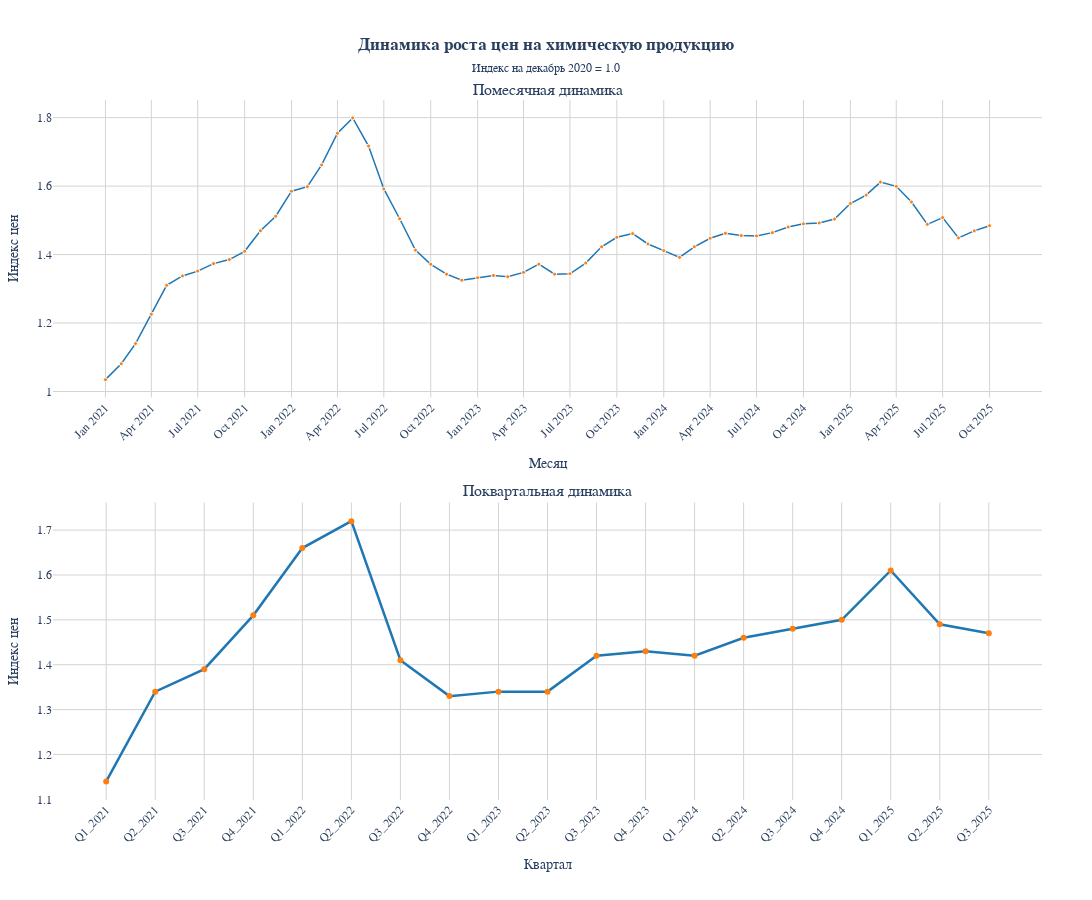

Notebook code cell kept with this figure:
### Code cell
from plotly.subplots import make_subplots
import plotly.graph_objects as go

# Создаем subplots
fig = make_subplots(
    rows=2, cols=1,
    subplot_titles=('Помесячная динамика', 'Поквартальная динамика'),
    vertical_spacing=0.15,
    shared_xaxes=False
)

# Добавляем месячный график
fig.add_trace(
    go.Scatter(
        x=monthly_price_growth_pd.index,
        y=monthly_price_growth_pd,
        mode='lines+markers',
        name='Месячный',
        line=dict(width=1.5, color='#1f77b4'),
        marker=dict(size=4, color='#ff7f0e', line=dict(width=1, color='white')),
        hovertemplate='<b>%{x|%B %Y}</b><br>Индекс: %{y:.2f}<extra></extra>'
    ),
    row=1, col=1
)

# Добавляем квартальный график
fig.add_trace(
    go.Scatter(
        x=quarterly_prices_growth_pd.index,
        y=quarterly_prices_growth_pd,
        mode='lines+markers',
        name='Квартальный', 
        line=dict(width=2.5, color='#1f77b4'),
        marker=dict(size=6, color='#ff7f0e'),
        hovertemplate='<b>%{x}</b><br>Индекс: %{y:.2f}<extra></extra>'
    ),
    row=2, col=1
)

# Настраиваем оси для месячного графика
fig.update_xaxes(
    showgrid=True, gridwidth=1, gridcolor='lightgray',
    tickangle=-45,
    tickmode='array',
    tickvals=monthly_price_growth_pd.index[::3],
    tickformat='%b %Y',
    title_text='Месяц',
    row=1, col=1
)

fig.update_yaxes(
    showgrid=True, gridwidth=1, gridcolor='lightgray',
    title_text='Индекс цен',
    row=1, col=1
)

# Настраиваем оси для квартального графика  
fig.update_xaxes(
    showgrid=True, gridwidth=1, gridcolor='lightgray',
    tickangle=-45,
    title_text='Квартал',
    row=2, col=1
)

fig.update_yaxes(
    showgrid=True, gridwidth=1, gridcolor='lightgray',
    title_text='Индекс цен',
    row=2, col=1
)

# ОДИН update_layout со всеми настройками
fig.update_layout(
    title_text='<b>Динамика роста цен на химическую продукцию</b><br><span style="font-size: 12px;">Индекс на декабрь 2020 = 1.0</span>',
    title_x=0.5,
    width=1200,
    height=900,
    plot_bgcolor='white',
    paper_bgcolor='white',
    font=dict(family='Arial', size=12),
    showlegend=False,
    margin=dict(l=50, r=50, t=100, b=100)
)

fig.show()


# Сохраняем график в PNG

fig.write_image(
    FOLDER_PATH + 'graphs/Rosstat.png',
    format="png",
    width=1200,
    height=900, 
    scale=2)

### Figure 1 — Plotly figure (JSON) as saved in the notebook; plotly's stock layout.template omitted (floating-point values rounded to 4 significant figures)
{"data": [{"hovertemplate": "<b>%{x|%B %Y}</b><br>Индекс: %{y:.2f}<extra></extra>", "line": {"color": "#1f77b4", "width": 1.5}, "marker": {"color": "#ff7f0e", "line": {"color": "white", "width": 1}, "size": 4}, "mode": "lines+markers", "name": "Месячный", "type": "scatter", "x": ["2021-01", "2021-02", "2021-03", "2021-04", "2021-05", "2021-06", "2021-07", "2021-08", "2021-09", "2021-10", "2021-11", "2021-12", "2022-01", "2022-02", "2022-03", "2022-04", "2022-05", "2022-06", "2022-07", "2022-08", "2022-09", "2022-10", "2022-11", "2022-12", "2023-01", "2023-02", "2023-03", "2023-04", "2023-05", "2023-06", "2023-07", "2023-08", "2023-09", "2023-10", "2023-11", "2023-12", "2024-01", "2024-02", "2024-03", "2024-04", "2024-05", "2024-06", "2024-07", "2024-08", "2024-09", "2024-10", "2024-11", "2024-12", "2025-01", "2025-02", "2025-03", "2025-04", "2025-05", "2025-06", "2025-07", "2025-08", "2025-09", "2025-10"], "xaxis": "x", "y": [1.035, 1.081, 1.14, 1.226, 1.31, 1.338, 1.352, 1.374, 1.385, 1.41, 1.469, 1.512, 1.585, 1.598, 1.662, 1.754, 1.799, 1.717, 1.592, 1.505, 1.413, 1.372, 1.343, 1.325, 1.333, 1.339, 1.335, 1.348, 1.372, 1.343, 1.344, 1.375, 1.423, 1.45, 1.461, 1.431, 1.412, 1.392, 1.423, 1.448, 1.462, 1.455, 1.455, 1.464, 1.481, 1.49, 1.492, 1.504, 1.549, 1.574, 1.612, 1.599, 1.554, 1.488, 1.508, 1.449, 1.469, 1.484], "yaxis": "y"}, {"hovertemplate": "<b>%{x}</b><br>Индекс: %{y:.2f}<extra></extra>", "line": {"color": "#1f77b4", "width": 2.5}, "marker": {"color": "#ff7f0e", "size": 6}, "mode": "lines+markers", "name": "Квартальный", "type": "scatter", "x": ["Q1_2021", "Q2_2021", "Q3_2021", "Q4_2021", "Q1_2022", "Q2_2022", "Q3_2022", "Q4_2022", "Q1_2023", "Q2_2023", "Q3_2023", "Q4_2023", "Q1_2024", "Q2_2024", "Q3_2024", "Q4_2024", "Q1_2025", "Q2_2025", "Q3_2025"], "xaxis": "x2", "y": [1.14, 1.34, 1.39, 1.51, 1.66, 1.72, 1.41, 1.33, 1.34, 1.34, 1.42, 1.43, 1.42, 1.46, 1.48, 1.5, 1.61, 1.49, 1.47], "yaxis": "y2"}], "layout": {"annotations": [{"font": {"size": 16}, "showarrow": false, "text": "Помесячная динамика", "x": 0.5, "xanchor": "center", "xref": "paper", "y": 1, "yanchor": "bottom", "yref": "paper"}, {"font": {"size": 16}, "showarrow": false, "text": "Поквартальная динамика", "x": 0.5, "xanchor": "center", "xref": "paper", "y": 0.425, "yanchor": "bottom", "yref": "paper"}], "font": {"family": "Arial", "size": 12}, "height": 900, "margin": {"b": 100, "l": 50, "r": 50, "t": 100}, "paper_bgcolor": "white", "plot_bgcolor": "white", "showlegend": false, "title": {"text": "<b>Динамика роста цен на химическую продукцию</b><br><span style=\"font-size: 12px;\">Индекс на декабрь 2020 = 1.0</span>", "x": 0.5}, "width": 1200, "xaxis": {"anchor": "y", "domain": [0, 1], "gridcolor": "lightgray", "gridwidth": 1, "showgrid": true, "tickangle": -45, "tickformat": "%b %Y", "tickmode": "array", "tickvals": ["2021-01", "2021-04", "2021-07", "2021-10", "2022-01", "2022-04", "2022-07", "2022-10", "2023-01", "2023-04", "2023-07", "2023-10", "2024-01", "2024-04", "2024-07", "2024-10", "2025-01", "2025-04", "2025-07", "2025-10"], "title": {"text": "Месяц"}}, "xaxis2": {"anchor": "y2", "domain": [0, 1], "gridcolor": "lightgray", "gridwidth": 1, "showgrid": true, "tickangle": -45, "title": {"text": "Квартал"}}, "yaxis": {"anchor": "x", "domain": [0.575, 1], "gridcolor": "lightgray", "gridwidth": 1, "showgrid": true, "title": {"text": "Индекс цен"}}, "yaxis2": {"anchor": "x2", "domain": [0, 0.425], "gridcolor": "lightgray", "gridwidth": 1, "showgrid": true, "title": {"text": "Индекс цен"}}}}
